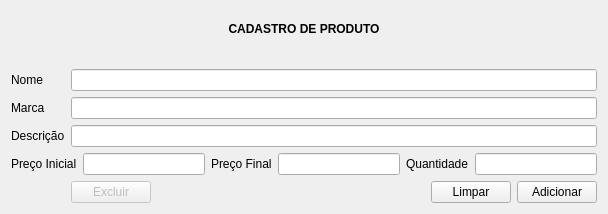
<?xml version="1.0" encoding="UTF-8"?>
<ui version="4.0">
 <class>p_cadProduto</class>
 <widget class="QWidget" name="p_cadProduto">
  <property name="geometry">
   <rect>
    <x>0</x>
    <y>0</y>
    <width>608</width>
    <height>214</height>
   </rect>
  </property>
  <property name="windowTitle">
   <string>Cadastrar Produto</string>
  </property>
  <layout class="QVBoxLayout" name="verticalLayout_2">
   <item>
    <widget class="QLabel" name="label">
     <property name="styleSheet">
      <string notr="true">font: 14pt &quot;Noto Sans&quot;;</string>
     </property>
     <property name="text">
      <string>&lt;html&gt;&lt;head/&gt;&lt;body&gt;&lt;p align=&quot;center&quot;&gt;&lt;span style=&quot; font-weight:600;&quot;&gt;CADASTRO DE PRODUTO&lt;/span&gt;&lt;/p&gt;&lt;/body&gt;&lt;/html&gt;</string>
     </property>
    </widget>
   </item>
   <item>
    <spacer name="verticalSpacer">
     <property name="orientation">
      <enum>Qt::Vertical</enum>
     </property>
     <property name="sizeType">
      <enum>QSizePolicy::Minimum</enum>
     </property>
     <property name="sizeHint" stdset="0">
      <size>
       <width>20</width>
       <height>15</height>
      </size>
     </property>
    </spacer>
   </item>
   <item>
    <layout class="QFormLayout" name="formLayout_2">
     <item row="0" column="0">
      <widget class="QLabel" name="label_2">
       <property name="text">
        <string>Nome</string>
       </property>
      </widget>
     </item>
     <item row="0" column="1">
      <widget class="QLineEdit" name="campNome"/>
     </item>
     <item row="1" column="0">
      <widget class="QLabel" name="label_3">
       <property name="text">
        <string>Marca</string>
       </property>
      </widget>
     </item>
     <item row="1" column="1">
      <widget class="QLineEdit" name="campMarca"/>
     </item>
     <item row="2" column="0">
      <widget class="QLabel" name="label_4">
       <property name="text">
        <string>Descrição</string>
       </property>
      </widget>
     </item>
     <item row="2" column="1">
      <widget class="QLineEdit" name="campDescricao"/>
     </item>
     <item row="3" column="0" colspan="2">
      <layout class="QHBoxLayout" name="horizontalLayout">
       <item>
        <widget class="QLabel" name="label_5">
         <property name="text">
          <string>Preço Inicial</string>
         </property>
        </widget>
       </item>
       <item>
        <widget class="QLineEdit" name="campPreco_compra"/>
       </item>
       <item>
        <widget class="QLabel" name="label_6">
         <property name="text">
          <string>Preço Final</string>
         </property>
        </widget>
       </item>
       <item>
        <widget class="QLineEdit" name="campPreco_venda"/>
       </item>
       <item>
        <widget class="QLabel" name="label_7">
         <property name="text">
          <string>Quantidade</string>
         </property>
        </widget>
       </item>
       <item>
        <widget class="QLineEdit" name="campQuantidade"/>
       </item>
      </layout>
     </item>
     <item row="4" column="1">
      <layout class="QHBoxLayout" name="horizontalLayout_2">
       <item>
        <widget class="QPushButton" name="b_excluir">
         <property name="enabled">
          <bool>false</bool>
         </property>
         <property name="text">
          <string>Excluir</string>
         </property>
        </widget>
       </item>
       <item>
        <spacer name="horizontalSpacer">
         <property name="orientation">
          <enum>Qt::Horizontal</enum>
         </property>
         <property name="sizeHint" stdset="0">
          <size>
           <width>40</width>
           <height>20</height>
          </size>
         </property>
        </spacer>
       </item>
       <item>
        <widget class="QPushButton" name="b_limpar">
         <property name="text">
          <string>Limpar</string>
         </property>
        </widget>
       </item>
       <item>
        <widget class="QPushButton" name="b_novo">
         <property name="text">
          <string>Adicionar</string>
         </property>
        </widget>
       </item>
      </layout>
     </item>
    </layout>
   </item>
   <item>
    <layout class="QVBoxLayout" name="verticalLayout"/>
   </item>
  </layout>
 </widget>
 <resources/>
 <connections/>
</ui>
